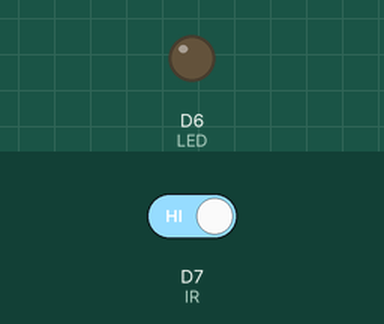
The sketch below on a simulated ESP8266 (NodeMCU). Parts: output pins drawn as LEDs (lit = HIGH). The test bench sets the inputs (shaded band); at power-on: D7 (IR) HIGH. What the sketch prints to the serial monitor is not drawn.

Above: at 1.2 s.
1.3 s: D7 (IR) driven LOW
At 1.6 s:
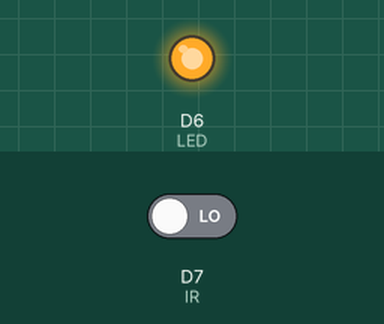
2.8 s: D7 (IR) driven HIGH
At 4.0 s:
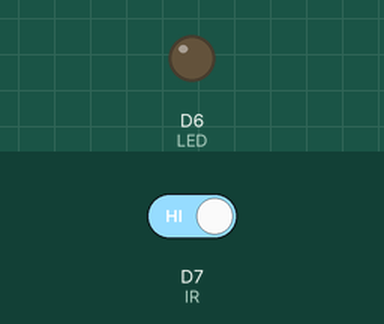
Timing chart, 0 to 5.8 s (numbered marks = the images above; inputs shaded):
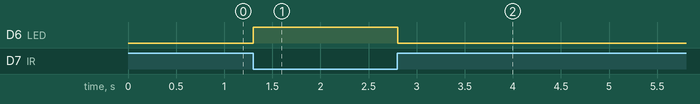

The sketch:

IR.ino
```cpp
#define IR D7
#define LED D6

bool ir;

void setup() {
  // put your setup code here, to run once:
Serial.begin(9600);
pinMode(IR, INPUT);
pinMode (LED, OUTPUT);
}

void loop() {
  // put your main code here, to run repeatedly:

ir = digitalRead(IR);

if (ir == 0){
  Serial.print(ir);
  digitalWrite(LED, HIGH);
  }
  else if (ir == 1){
   Serial.print(ir);
   digitalWrite(LED, LOW);
    }
}
```

Measured:
- after the input at 1.3 s, D6 (LED): LOW → HIGH at once
- after the input at 2.8 s, D6 (LED): HIGH → LOW at once
